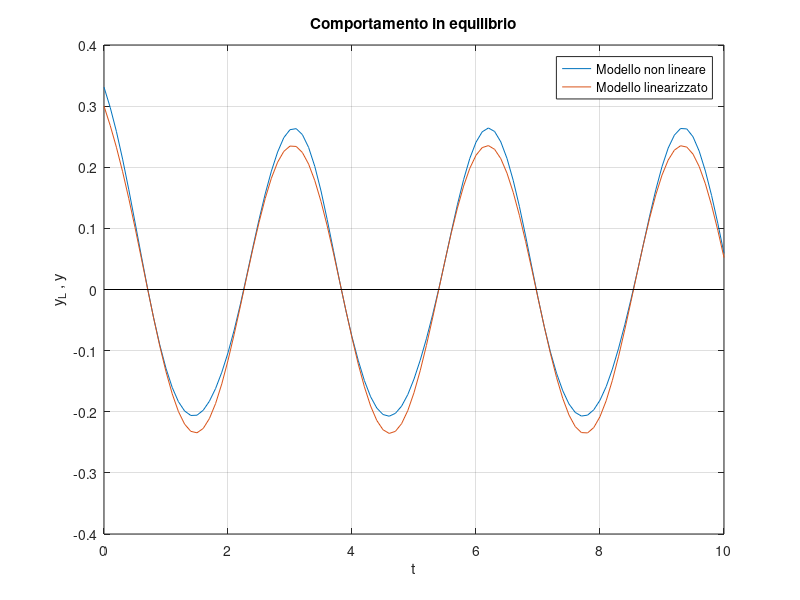

This figure's MATLAB source:
function Esercizio3_7()
  % Comparazione della soluzione reale con il sistema linearizzato.
  close all
  clear all
  clc
  pkg load control
  % I dati vengono calcolati dalle relazioni di linearizzazione
  % A = df/dx|xbar,ubar
  % B = df/du|xbar,ubar
  % C = dg/dx|xbar,ubar
  % D = dg/du|xbar,ubar
  % Quindi si valuta prima per ubar=1 la condizione di equilibrio:
  % 0 = xbar^2 - ubar*xbar - 2*ubar
  % Si trovano le soluzioni xbar=-1 (ybar = 0) e xbar=2 (ybar=9)
  % Per la seconda soluzione A = 3 --> Non stabile
  A1 = -3;
  B1 = -1;
  C1 = 3;
  D1 = 3;

  ubar = 1;

  dt = 0.1;
  t = 0:dt:10;

  x0 = -1; A = 0.1; w = 2;

  % Sistema linearizzato
  ulin = A*cos(w*t);
  sys = ss(A1, B1, C1, D1);
  yl = lsim(sys, ulin, t);
  % Simulazione sinusoidale
  [teq, xsin] = ode45(@sistema, t, x0, A, w, ubar);
  ysin=xsin.^3+(1+A*cos(w.*t')).^3;

  figure(1) % Figura S3.6
  plot(t,ysin,t,yl,[0 10],[0 0],'k');
  grid;
  xlabel('t')
  ylabel('y_L , y')
  title('Comportamento in equilibrio')
  legend('Modello non lineare','Modello linearizzato')

endfunction

function [xp] = sistema(t, x, A, w, ubar)
  % Evoluzione del sistema secondo le equazioni date
  u = ubar + A*cos(w.*t);
  xp = x.^2 - u*x - 2*u;
endfunction
